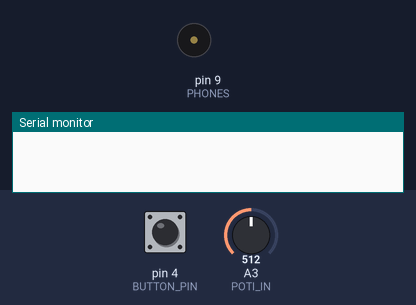
A sketch run on a simulated Arduino Uno, built with avr-gcc and run on an emulated ATmega328P. Shown: buzzer (waves = sounding), the last lines printed to the serial monitor. The test bench sets the inputs (shaded band); at power-on: pin 4 (BUTTON_PIN) HIGH, A3 (POTI_IN) = 512.

Above: at 1.2 s.
1.3 s: pin 4 (BUTTON_PIN) pulled LOW for 0.15 s
At 1.38 s:
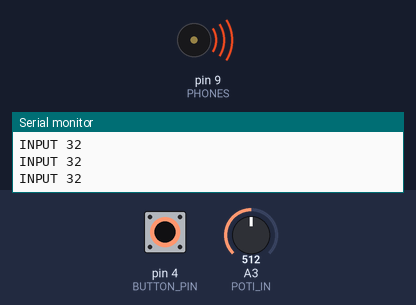
2.9 s: pin 4 (BUTTON_PIN) pulled LOW for 3.2 s
At 7.1 s:
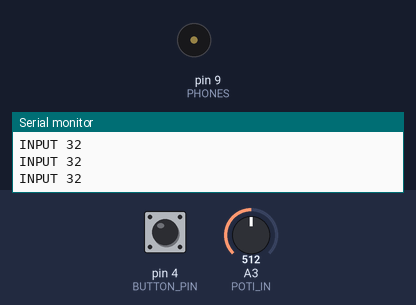
Timing chart, 0 to 8.6 s (numbered marks = the images above; inputs shaded):
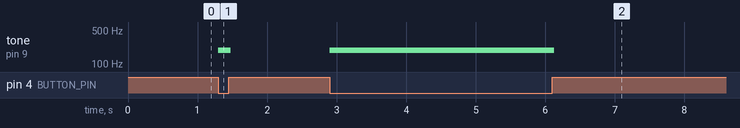

The sketch:

main.ino
```cpp
// #define LED_OUT 9
// #define JOY_X A0

// libraries
#include <arduino.h>
#include <math.h>
// pin definitions
#define PHONES 9
#define BUTTON_PIN 4
#define JOY_X 0
#define POTI_IN A3

// variable definitions
long val = 0;        // stores raw value from photocell
long maxread = 1023; // maximum value from calibration phase
long minread = 0;    // minimum value from calibration phase
double f = 0;        // frequency of sound
double normf = 0;    // normalized frequency
// double logf = 0;      // logarithm of normalized frequency
// int ilogf = 0;        // rounded logarithm
int i = 0;           // loop dummy variable
double factor = 0;   // scaling factor for calibration
double shift = 0;    // shift for calibration
long maxfreq = 2096; // maximum desired frequency after calibration
long minfreq = 131;  // minimum desired frequency after calibration

// magic numbers that make the intervals sound pleasing
// double gap = 1.148698355;  //ratio of consecutive notes (pentatonic)
//  it's the 5th root of 2
// double gap = 1.059463094;  //ratio of consecutive notes (chromatic)
//  its the 12th root of 2

void setup()
{
  Serial.begin(9600);
  pinMode(BUTTON_PIN, INPUT_PULLUP);
  delay(10);
  factor = (double)(maxfreq - minfreq) / ((double)maxread - minread);
  shift = minfreq;
}

void loop()
{
  int sw_on = digitalRead(BUTTON_PIN);

  // normf = f / (double) minfreq;  // Dividing an exponential function by the min value
  // logf = log(normf) / log(gap); // allows us to take the log (base gap) and the result
  // ilogf = round(logf);           // is the number of notes above the lowest, once we round it.
  // f = minfreq * pow(gap,ilogf);  // we better "unlog" it.

  while (sw_on == 0)
  {
    //val = analogRead(JOY_X);
    val = maxread + 1 - (long)analogRead(POTI_IN);
    //val = analogRead(POTI_IN);
    val = pow(2, val * (10.0 / 1023.0));  // read photocell
    f = factor * val + shift; // this linearly maps the frequency to
    Serial.print("INPUT ");
    Serial.print(val);
    Serial.print("\n");
    tone(PHONES, f, 20); // this produces the tone signal
    sw_on = digitalRead(BUTTON_PIN);
  }
}
```

Measured:
- after the input at 1.3 s, tone on pin 9 (PHONES): silent → 192 Hz at once, → silent 0.18 s later
- after the input at 2.9 s, tone on pin 9 (PHONES): silent → 192 Hz at once, → silent 3.2 s later
